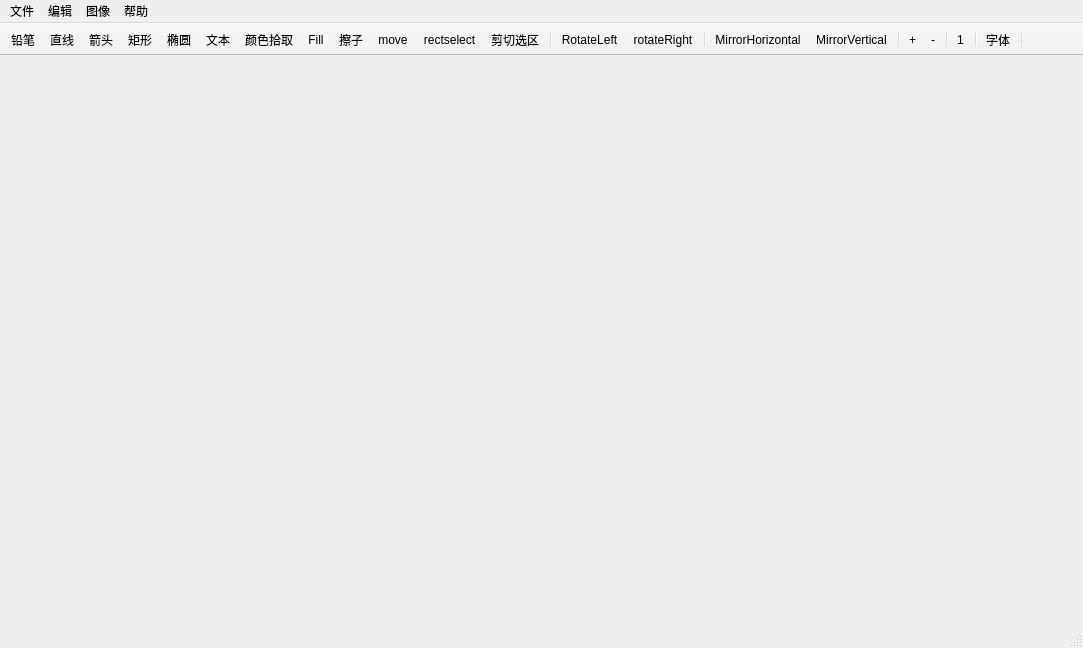
<?xml version="1.0" encoding="UTF-8"?>
<ui version="4.0">
 <class>MainWindow</class>
 <widget class="QMainWindow" name="MainWindow">
  <property name="geometry">
   <rect>
    <x>0</x>
    <y>0</y>
    <width>1083</width>
    <height>648</height>
   </rect>
  </property>
  <property name="acceptDrops">
   <bool>true</bool>
  </property>
  <property name="windowTitle">
   <string>海天鹰画图</string>
  </property>
  <property name="windowIcon">
   <iconset resource="res.qrc">
    <normaloff>:/HTYPaint.png</normaloff>:/HTYPaint.png</iconset>
  </property>
  <widget class="QWidget" name="centralWidget"/>
  <widget class="QMenuBar" name="menuBar">
   <property name="geometry">
    <rect>
     <x>0</x>
     <y>0</y>
     <width>1083</width>
     <height>26</height>
    </rect>
   </property>
   <widget class="QMenu" name="menu_file">
    <property name="title">
     <string>文件</string>
    </property>
    <addaction name="action_new"/>
    <addaction name="action_open"/>
    <addaction name="action_import"/>
    <addaction name="action_save"/>
    <addaction name="action_saveas"/>
    <addaction name="action_quit"/>
   </widget>
   <widget class="QMenu" name="menu_edit">
    <property name="title">
     <string>编辑</string>
    </property>
    <addaction name="action_undo"/>
    <addaction name="action_redo"/>
    <addaction name="action_copy"/>
    <addaction name="action_cut"/>
    <addaction name="action_paste"/>
    <addaction name="action_selectAll"/>
    <addaction name="action_delete"/>
   </widget>
   <widget class="QMenu" name="menu_image">
    <property name="title">
     <string>图像</string>
    </property>
    <addaction name="action_flip"/>
    <addaction name="action_excude"/>
    <addaction name="action_property"/>
    <addaction name="action_setWallpaper"/>
    <addaction name="action_gray"/>
    <addaction name="action_invert"/>
    <addaction name="action_blur"/>
    <addaction name="action_transparent"/>
    <addaction name="action_mosaic"/>
    <addaction name="action_matting"/>
    <addaction name="action_adjustRGB"/>
    <addaction name="action_clipPath"/>
   </widget>
   <widget class="QMenu" name="menu_about">
    <property name="title">
     <string>帮助</string>
    </property>
    <addaction name="action_help"/>
    <addaction name="action_changelog"/>
    <addaction name="action_aboutQt"/>
    <addaction name="action_about"/>
   </widget>
   <addaction name="menu_file"/>
   <addaction name="menu_edit"/>
   <addaction name="menu_image"/>
   <addaction name="menu_about"/>
  </widget>
  <widget class="QToolBar" name="mainToolBar">
   <property name="movable">
    <bool>false</bool>
   </property>
   <attribute name="toolBarArea">
    <enum>TopToolBarArea</enum>
   </attribute>
   <attribute name="toolBarBreak">
    <bool>false</bool>
   </attribute>
   <addaction name="actionPencil"/>
   <addaction name="actionLine"/>
   <addaction name="actionArrow"/>
   <addaction name="actionRect"/>
   <addaction name="actionEllipse"/>
   <addaction name="actionText"/>
   <addaction name="actionColorPicker"/>
   <addaction name="actionFill"/>
   <addaction name="actionErase"/>
   <addaction name="actionMove"/>
   <addaction name="actionRectSelect"/>
   <addaction name="actionCutSelect"/>
   <addaction name="separator"/>
   <addaction name="actionRotateLeft"/>
   <addaction name="actionRotateRight"/>
   <addaction name="separator"/>
   <addaction name="actionMirrorHorizontal"/>
   <addaction name="actionMirrorVertical"/>
   <addaction name="separator"/>
   <addaction name="actionZoomin"/>
   <addaction name="actionZoomout"/>
   <addaction name="separator"/>
   <addaction name="actionZoom1"/>
   <addaction name="separator"/>
   <addaction name="actionFont"/>
   <addaction name="separator"/>
  </widget>
  <widget class="QStatusBar" name="statusBar"/>
  <action name="action_open">
   <property name="icon">
    <iconset theme="document-open">
     <normaloff>.</normaloff>.</iconset>
   </property>
   <property name="text">
    <string>打开</string>
   </property>
   <property name="shortcut">
    <string>Ctrl+O</string>
   </property>
  </action>
  <action name="action_save">
   <property name="icon">
    <iconset theme="document-save">
     <normaloff>.</normaloff>.</iconset>
   </property>
   <property name="text">
    <string>保存</string>
   </property>
   <property name="shortcut">
    <string>Ctrl+S</string>
   </property>
  </action>
  <action name="action_saveas">
   <property name="icon">
    <iconset theme="document-save-as">
     <normaloff>.</normaloff>.</iconset>
   </property>
   <property name="text">
    <string>另存为</string>
   </property>
   <property name="shortcut">
    <string>Ctrl+Shift+S</string>
   </property>
  </action>
  <action name="action_quit">
   <property name="icon">
    <iconset theme="application-exit">
     <normaloff>.</normaloff>.</iconset>
   </property>
   <property name="text">
    <string>退出</string>
   </property>
   <property name="shortcut">
    <string>Ctrl+Q</string>
   </property>
  </action>
  <action name="action_undo">
   <property name="icon">
    <iconset theme="edit-undo">
     <normaloff>.</normaloff>.</iconset>
   </property>
   <property name="text">
    <string>撤销</string>
   </property>
   <property name="shortcut">
    <string>Ctrl+Z</string>
   </property>
  </action>
  <action name="action_redo">
   <property name="icon">
    <iconset theme="edit-redo">
     <normaloff>.</normaloff>.</iconset>
   </property>
   <property name="text">
    <string>重做</string>
   </property>
   <property name="shortcut">
    <string>Ctrl+Y</string>
   </property>
  </action>
  <action name="action_copy">
   <property name="icon">
    <iconset theme="edit-copy">
     <normaloff>.</normaloff>.</iconset>
   </property>
   <property name="text">
    <string>复制</string>
   </property>
   <property name="shortcut">
    <string>Ctrl+C</string>
   </property>
  </action>
  <action name="action_cut">
   <property name="icon">
    <iconset theme="edit-cut">
     <normaloff>.</normaloff>.</iconset>
   </property>
   <property name="text">
    <string>剪切</string>
   </property>
   <property name="shortcut">
    <string>Ctrl+X</string>
   </property>
  </action>
  <action name="action_paste">
   <property name="icon">
    <iconset theme="edit-paste">
     <normaloff>.</normaloff>.</iconset>
   </property>
   <property name="text">
    <string>粘贴</string>
   </property>
   <property name="shortcut">
    <string>Ctrl+V</string>
   </property>
  </action>
  <action name="action_selectAll">
   <property name="icon">
    <iconset theme="edit-select-all">
     <normaloff>.</normaloff>.</iconset>
   </property>
   <property name="text">
    <string>全选</string>
   </property>
   <property name="shortcut">
    <string>Ctrl+A</string>
   </property>
  </action>
  <action name="action_delete">
   <property name="icon">
    <iconset theme="edit-delete">
     <normaloff>.</normaloff>.</iconset>
   </property>
   <property name="text">
    <string>删除</string>
   </property>
   <property name="shortcut">
    <string>Del</string>
   </property>
  </action>
  <action name="action_flip">
   <property name="text">
    <string>翻转/旋转</string>
   </property>
   <property name="toolTip">
    <string>翻转/旋转</string>
   </property>
   <property name="shortcut">
    <string>Ctrl+R</string>
   </property>
  </action>
  <action name="action_excude">
   <property name="text">
    <string>拉伸/扭曲</string>
   </property>
   <property name="toolTip">
    <string>拉伸/扭曲</string>
   </property>
   <property name="shortcut">
    <string>Ctrl+W</string>
   </property>
  </action>
  <action name="action_property">
   <property name="icon">
    <iconset theme="document-properties">
     <normaloff>.</normaloff>.</iconset>
   </property>
   <property name="text">
    <string>属性</string>
   </property>
   <property name="shortcut">
    <string>Ctrl+E</string>
   </property>
  </action>
  <action name="action_setWallpaper">
   <property name="icon">
    <iconset theme="computer">
     <normaloff>.</normaloff>.</iconset>
   </property>
   <property name="text">
    <string>设为壁纸</string>
   </property>
  </action>
  <action name="action_help">
   <property name="icon">
    <iconset theme="help-contents">
     <normaloff>.</normaloff>.</iconset>
   </property>
   <property name="text">
    <string>帮助</string>
   </property>
   <property name="shortcut">
    <string>F1</string>
   </property>
  </action>
  <action name="action_changelog">
   <property name="icon">
    <iconset theme="help-faq">
     <normaloff>.</normaloff>.</iconset>
   </property>
   <property name="text">
    <string>更新日志</string>
   </property>
  </action>
  <action name="action_about">
   <property name="icon">
    <iconset theme="help-about">
     <normaloff>.</normaloff>.</iconset>
   </property>
   <property name="text">
    <string>关于</string>
   </property>
  </action>
  <action name="action_new">
   <property name="icon">
    <iconset theme="document-new">
     <normaloff>.</normaloff>.</iconset>
   </property>
   <property name="text">
    <string>新建</string>
   </property>
   <property name="shortcut">
    <string>Ctrl+N</string>
   </property>
  </action>
  <action name="actionPencil">
   <property name="checkable">
    <bool>true</bool>
   </property>
   <property name="checked">
    <bool>false</bool>
   </property>
   <property name="enabled">
    <bool>true</bool>
   </property>
   <property name="icon">
    <iconset resource="res.qrc">
     <normaloff>:/pencil.png</normaloff>:/pencil.png</iconset>
   </property>
   <property name="text">
    <string>铅笔</string>
   </property>
   <property name="toolTip">
    <string>铅笔</string>
   </property>
  </action>
  <action name="actionLine">
   <property name="checkable">
    <bool>true</bool>
   </property>
   <property name="icon">
    <iconset resource="res.qrc">
     <normaloff>:/line.png</normaloff>:/line.png</iconset>
   </property>
   <property name="text">
    <string>直线</string>
   </property>
   <property name="toolTip">
    <string>直线</string>
   </property>
  </action>
  <action name="actionEllipse">
   <property name="checkable">
    <bool>true</bool>
   </property>
   <property name="icon">
    <iconset resource="res.qrc">
     <normaloff>:/ellipse.png</normaloff>:/ellipse.png</iconset>
   </property>
   <property name="text">
    <string>椭圆</string>
   </property>
   <property name="toolTip">
    <string>椭圆</string>
   </property>
  </action>
  <action name="actionRect">
   <property name="checkable">
    <bool>true</bool>
   </property>
   <property name="icon">
    <iconset resource="res.qrc">
     <normaloff>:/rect.png</normaloff>:/rect.png</iconset>
   </property>
   <property name="text">
    <string>矩形</string>
   </property>
   <property name="toolTip">
    <string>矩形</string>
   </property>
  </action>
  <action name="actionText">
   <property name="checkable">
    <bool>true</bool>
   </property>
   <property name="icon">
    <iconset resource="res.qrc">
     <normaloff>:/text.png</normaloff>:/text.png</iconset>
   </property>
   <property name="text">
    <string>文本</string>
   </property>
   <property name="toolTip">
    <string>文本</string>
   </property>
  </action>
  <action name="actionErase">
   <property name="checkable">
    <bool>true</bool>
   </property>
   <property name="icon">
    <iconset resource="res.qrc">
     <normaloff>:/eraser.png</normaloff>:/eraser.png</iconset>
   </property>
   <property name="text">
    <string>擦子</string>
   </property>
   <property name="toolTip">
    <string>擦子</string>
   </property>
  </action>
  <action name="actionMove">
   <property name="checkable">
    <bool>true</bool>
   </property>
   <property name="icon">
    <iconset resource="res.qrc">
     <normaloff>:/move.png</normaloff>:/move.png</iconset>
   </property>
   <property name="text">
    <string>move</string>
   </property>
   <property name="toolTip">
    <string>移动</string>
   </property>
  </action>
  <action name="actionRectSelect">
   <property name="checkable">
    <bool>true</bool>
   </property>
   <property name="icon">
    <iconset resource="res.qrc">
     <normaloff>:/rectselect.png</normaloff>:/rectselect.png</iconset>
   </property>
   <property name="text">
    <string>rectselect</string>
   </property>
   <property name="toolTip">
    <string>框选</string>
   </property>
  </action>
  <action name="actionColorFill">
   <property name="checkable">
    <bool>false</bool>
   </property>
   <property name="checked">
    <bool>false</bool>
   </property>
   <property name="text">
    <string>■</string>
   </property>
   <property name="toolTip">
    <string>填充</string>
   </property>
   <property name="font">
    <font>
     <pointsize>13</pointsize>
    </font>
   </property>
  </action>
  <action name="actionColorBorder">
   <property name="text">
    <string>□</string>
   </property>
   <property name="toolTip">
    <string>边框</string>
   </property>
   <property name="font">
    <font>
     <pointsize>13</pointsize>
    </font>
   </property>
  </action>
  <action name="actionFont">
   <property name="text">
    <string>字体</string>
   </property>
   <property name="toolTip">
    <string>字体</string>
   </property>
  </action>
  <action name="actionCutSelect">
   <property name="checkable">
    <bool>false</bool>
   </property>
   <property name="icon">
    <iconset resource="res.qrc">
     <normaloff>:/clip.png</normaloff>:/clip.png</iconset>
   </property>
   <property name="text">
    <string>剪切选区</string>
   </property>
   <property name="toolTip">
    <string>剪切选区</string>
   </property>
  </action>
  <action name="actionFill">
   <property name="checkable">
    <bool>true</bool>
   </property>
   <property name="icon">
    <iconset resource="res.qrc">
     <normaloff>:/fill.png</normaloff>:/fill.png</iconset>
   </property>
   <property name="text">
    <string>Fill</string>
   </property>
   <property name="toolTip">
    <string>填充</string>
   </property>
  </action>
  <action name="action_aboutQt">
   <property name="text">
    <string>关于Qt</string>
   </property>
  </action>
  <action name="actionZoomin">
   <property name="icon">
    <iconset resource="res.qrc">
     <normaloff>:/zoomin.png</normaloff>:/zoomin.png</iconset>
   </property>
   <property name="text">
    <string>+</string>
   </property>
   <property name="toolTip">
    <string>放大</string>
   </property>
  </action>
  <action name="actionZoomout">
   <property name="icon">
    <iconset resource="res.qrc">
     <normaloff>:/zoomout.png</normaloff>:/zoomout.png</iconset>
   </property>
   <property name="text">
    <string>-</string>
   </property>
   <property name="toolTip">
    <string>缩小</string>
   </property>
  </action>
  <action name="actionZoom1">
   <property name="icon">
    <iconset resource="res.qrc">
     <normaloff>:/zoom1.png</normaloff>:/zoom1.png</iconset>
   </property>
   <property name="text">
    <string>1</string>
   </property>
   <property name="toolTip">
    <string>实际大小</string>
   </property>
  </action>
  <action name="actionRotateRight">
   <property name="icon">
    <iconset resource="res.qrc">
     <normaloff>:/rr.png</normaloff>:/rr.png</iconset>
   </property>
   <property name="text">
    <string>rotateRight</string>
   </property>
   <property name="toolTip">
    <string>右转90°</string>
   </property>
  </action>
  <action name="actionRotateLeft">
   <property name="icon">
    <iconset resource="res.qrc">
     <normaloff>:/rl.png</normaloff>:/rl.png</iconset>
   </property>
   <property name="text">
    <string>RotateLeft</string>
   </property>
   <property name="toolTip">
    <string>左转90°</string>
   </property>
  </action>
  <action name="actionMirrorHorizontal">
   <property name="icon">
    <iconset resource="res.qrc">
     <normaloff>:/MirrorHorizontal.png</normaloff>:/MirrorHorizontal.png</iconset>
   </property>
   <property name="text">
    <string>MirrorHorizontal</string>
   </property>
   <property name="toolTip">
    <string>水平镜像</string>
   </property>
  </action>
  <action name="actionMirrorVertical">
   <property name="icon">
    <iconset resource="res.qrc">
     <normaloff>:/MirrorVertical.png</normaloff>:/MirrorVertical.png</iconset>
   </property>
   <property name="text">
    <string>MirrorVertical</string>
   </property>
   <property name="toolTip">
    <string>垂直镜像</string>
   </property>
  </action>
  <action name="action_gray">
   <property name="text">
    <string>灰度</string>
   </property>
  </action>
  <action name="action_invert">
   <property name="text">
    <string>反色</string>
   </property>
  </action>
  <action name="action_import">
   <property name="text">
    <string>导入图片</string>
   </property>
   <property name="shortcut">
    <string>Ctrl+I</string>
   </property>
  </action>
  <action name="action_blur">
   <property name="text">
    <string>模糊</string>
   </property>
  </action>
  <action name="actionColorPicker">
   <property name="checkable">
    <bool>true</bool>
   </property>
   <property name="icon">
    <iconset resource="res.qrc">
     <normaloff>:/color_picker.png</normaloff>:/color_picker.png</iconset>
   </property>
   <property name="text">
    <string>颜色拾取</string>
   </property>
   <property name="toolTip">
    <string>颜色拾取</string>
   </property>
  </action>
  <action name="actionArrow">
   <property name="checkable">
    <bool>true</bool>
   </property>
   <property name="icon">
    <iconset resource="res.qrc">
     <normaloff>:/arrow.png</normaloff>:/arrow.png</iconset>
   </property>
   <property name="text">
    <string>箭头</string>
   </property>
   <property name="toolTip">
    <string>箭头</string>
   </property>
  </action>
  <action name="action_transparent">
   <property name="text">
    <string>颜色透明</string>
   </property>
   <property name="toolTip">
    <string>颜色透明</string>
   </property>
  </action>
  <action name="action_mosaic">
   <property name="text">
    <string>马赛克</string>
   </property>
   <property name="shortcut">
    <string>Ctrl+M</string>
   </property>
  </action>
  <action name="action_matting">
   <property name="text">
    <string>抠图</string>
   </property>
  </action>
  <action name="action_adjustRGB">
   <property name="text">
    <string>调色</string>
   </property>
   <property name="toolTip">
    <string>调色</string>
   </property>
   <property name="shortcut">
    <string>Ctrl+B</string>
   </property>
  </action>
  <action name="action_clipPath">
   <property name="text">
    <string>路径裁剪</string>
   </property>
  </action>
 </widget>
 <layoutdefault spacing="6" margin="11"/>
 <resources>
  <include location="res.qrc"/>
 </resources>
 <connections/>
</ui>
